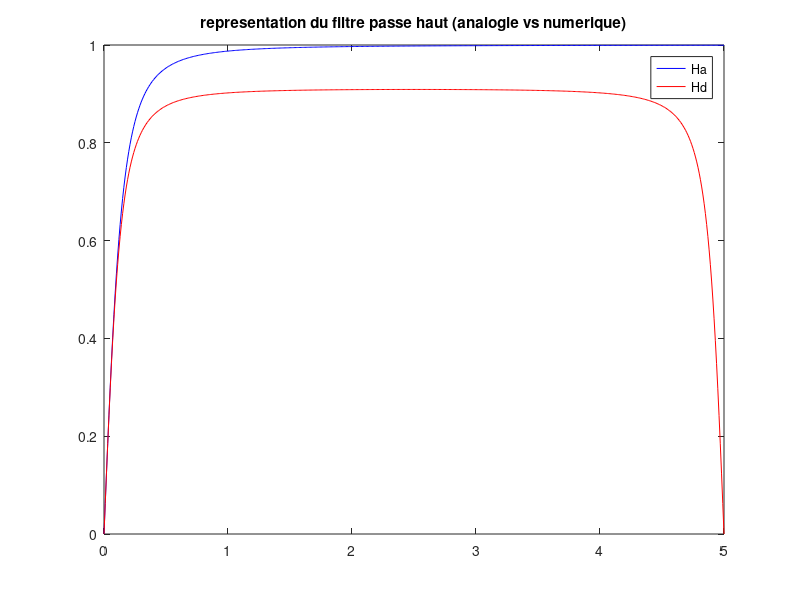
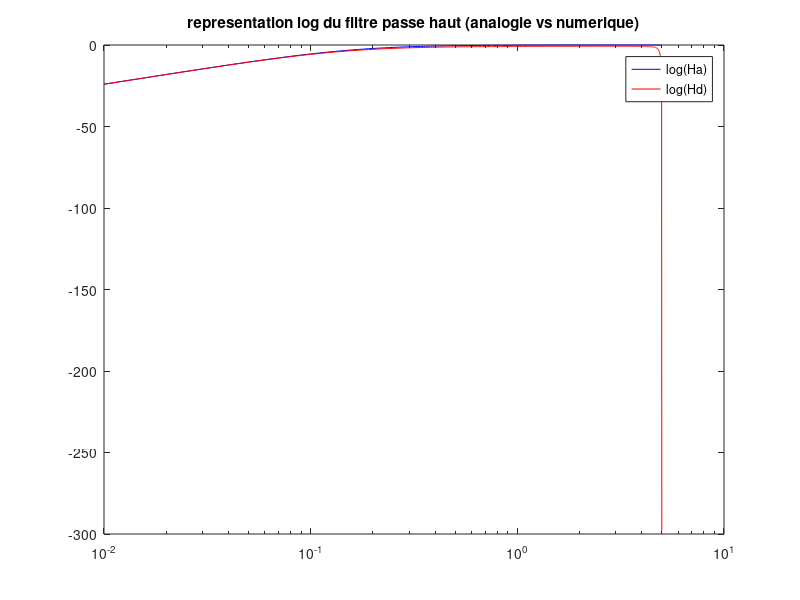

Source code (MATLAB) for these figures, in order:
% 2014-04-26
% Traitement du signal
% TD2
% Benjamin Derville

E=1;
RsL=1;
Te=0.2;
f=0:0.01:5;
t=0:Te:20;
alpha = 1/(1+RsL*Te);

%y=E*exp(-t/RsL);
% plot(t,y,'b');


Ha = (2*j*pi*f)./(RsL*ones(size(f))+2*j*pi*f);
Hd = alpha*(1 - exp(-2*j*pi*f*Te))./(1 - alpha * exp(-2*j*pi*f*Te));


figure(1);
plot(f,abs(Ha),'b');
hold on;
plot(f,abs(Hd),'r');
hold off;
title('representation du filtre passe haut (analogie vs numerique)');
legend('Ha', 'Hd');

figure(2);
semilogx(f,20*log10(abs(Ha)),'b');
%axis([0,5,-30,5]);
hold on;
semilogx(f,20*log10(abs(Hd)),'r');
hold off;
title('representation log du filtre passe haut (analogie vs numerique)');
legend('log(Ha)', 'log(Hd)');